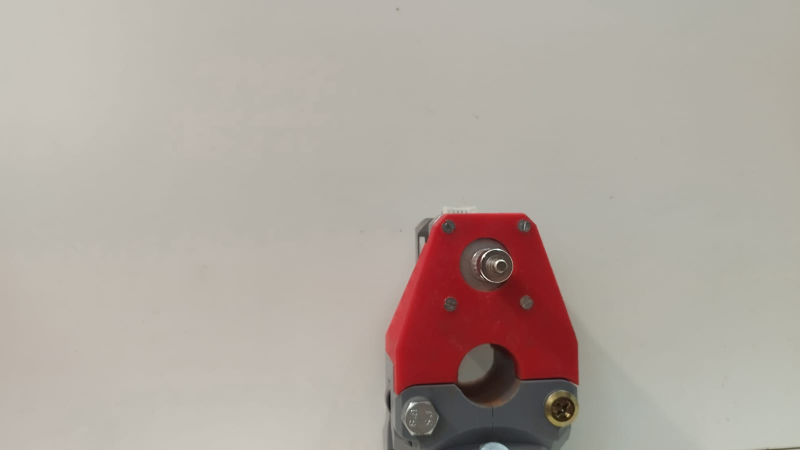
#> input picture im_i.jpg, 1600 x 900 px (shown at 1/2 size)
$ python unit_tests_v3_mala.py
#> lines starting #> are read from the running program, lines starting #| are printed output that depends on the picture
import numpy as np
import cv2
import matplotlib.pyplot as plt
import sys
import random
from scipy.linalg import rq

# [18 lines left out: function krt_descomposition, not called in this run]

def reconstruir_P(K, R, t):
    return K @ np.hstack((R, t[:,-1].reshape(-1, 1)))

def correspendencias(img_l,img_d):
    # Creamos un SIFT detector
    sift = cv2.SIFT_create()
    # Detectamos los puntos clave
    puntos_clave_cv_l, descriptores_l = sift.detectAndCompute(img_l, None)
    puntos_clave_cv_d, descriptores_d = sift.detectAndCompute(img_d, None)
    puntos_clave_l = np.array([kp.pt for kp in puntos_clave_cv_l], dtype=np.float32)
    puntos_clave_d = np.array([kp.pt for kp in puntos_clave_cv_d], dtype=np.float32)
    # Dibujamos los puntos clave en la imagen
    img_puntos_clave_l = cv2.drawKeypoints(
        img_l, puntos_clave_cv_l, None,
        flags = cv2.DRAW_MATCHES_FLAGS_DRAW_RICH_KEYPOINTS
    )
    img_puntos_clave_d = cv2.drawKeypoints(
        img_d, puntos_clave_cv_d, None,
        flags = cv2.DRAW_MATCHES_FLAGS_DRAW_RICH_KEYPOINTS
    )
    return puntos_clave_l, puntos_clave_d, img_puntos_clave_l, img_puntos_clave_d

def plot_correspondencias(img_puntos_clave_l, img_puntos_clave_d):
    plt.figure(figsize=(12, 6))
    plt.subplot(1, 2, 1)
    plt.title("SIFT puntos clave img_l")
    plt.imshow(cv2.cvtColor(img_puntos_clave_l, cv2.COLOR_BGR2RGB))
    plt.axis('off')
    plt.subplot(1, 2, 2)
    plt.title("SIFT puntos clave img_d")
    plt.imshow(cv2.cvtColor(img_puntos_clave_d, cv2.COLOR_BGR2RGB))
    plt.axis('off')
    plt.tight_layout()
    plt.show()

# [340 lines left out: functions normalizar_puntos, sampson_error, ransac, krt_decomposition_fusiello, dibujar_lineas_epipolares, rectificacion_calibrada and 5 more, not called in this run]

def main_menu():
    # Carga imágenes
    img_l = cv2.imread('im_i.jpg')
#> img_l is the input picture: shape (900, 1600, 3); mean B, G, R 159.1, 167, 177.2
    img_r = cv2.imread('im_d.jpg')
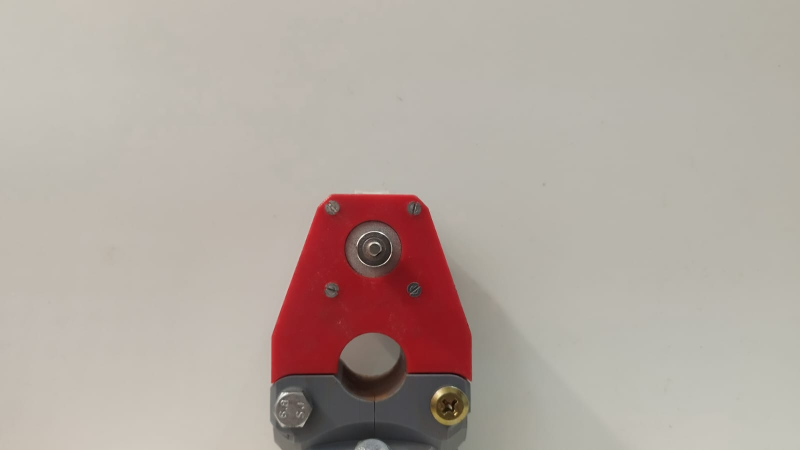
#> input picture im_d.jpg, 1600 x 900 px (shown at 1/2 size)
#> img_r is the input picture: shape (900, 1600, 3); mean B, G, R 160.1, 167.8, 179.6
    if img_l is None or img_r is None:
        print("No se pudieron cargar las imágenes. Verifica las rutas y nombres.")
        return

    # Matriz de calibración de ejemplo (ajusta según tu cámara)
    K = np.array([
        [1541.24, 0, 993.53],
        [0, 1538.17, 757.98],
        [0, 0, 1]
    ])

    puntos_l = puntos_r = img_puntos_l = img_puntos_r = None
    F = E = None
    inliers = None
    puntos_l_inliers = puntos_r_inliers = None
    R = t = Hl = Hr = None

    while True:
        print("\n--- MENÚ ---")
        print("1. Mostrar correspondencias SIFT")
        print("2. Calcular y mostrar la matriz fundamental y líneas epipolares")
        print("3. Calcular y mostrar la matriz esencial")
        print("4. Rectificación estereoscópica y visualización")
        print("5. Clicar y mostrar línea epipolar (F)")
        print("6. Clicar y mostrar línea epipolar (E)")
        print("7. Salir")
        opcion = input("Elige una opción: ")

        if opcion == "1":
            puntos_l, puntos_r, img_puntos_l, img_puntos_r = correspendencias(img_l, img_r)
            plot_correspondencias(img_puntos_l, img_puntos_r)

        elif opcion == "2":
            if puntos_l is None or puntos_r is None:
                print("Primero debes obtener las correspondencias (opción 1).")
                continue
            F, inliers = ransac(puntos_l, puntos_r, iter=5000, t=1.0)
            print("Matriz Fundamental F:\n", F)
            puntos_l_inliers = np.array([p[0] for p in inliers])
            puntos_r_inliers = np.array([p[1] for p in inliers])
            dibujar_lineas_epipolares(img_l, img_r, F, puntos_l_inliers, puntos_r_inliers, num=10)

        elif opcion == "3":
            if F is None or puntos_l_inliers is None or puntos_r_inliers is None:
                print("Primero debes calcular la matriz fundamental (opción 2).")
                continue
            E = K.T @ F @ K
            print("Matriz Esencial E:\n", E)

        elif opcion == "4":
            if F is None or puntos_l_inliers is None or puntos_r_inliers is None:
                print("Primero debes calcular la matriz fundamental (opción 2).")
                continue
            # Calcula la homografía de rectificación epipolar para la imagen derecha
            H2 = homografia_rectificacion_epipolar(F, img_r.shape)
            H1 = np.eye(3)  # Para la izquierda, puedes usar la identidad
            mostrar_rectificacion(img_l, img_r, H1, H2)

        elif opcion == "5":
            if F is None or puntos_l_inliers is None or puntos_r_inliers is None:
                print("Primero debes calcular la matriz fundamental (opción 2).")
                continue
            click_epipolar(img_l, img_r, F, puntos_l_inliers, puntos_r_inliers, modo='F', lado='izq')

        elif opcion == "6":
            if F is None or puntos_l_inliers is None or puntos_r_inliers is None:
                print("Primero debes calcular la matriz fundamental (opción 2).")
                continue
            click_epipolar(img_r, img_l, F, puntos_r_inliers, puntos_l_inliers, modo='F', lado='der')

        elif opcion == "7":
            if E is None or puntos_l_inliers is None or puntos_r_inliers is None:
                print("Primero debes calcular la matriz esencial (opción 3).")
                continue
            click_epipolar(img_l, img_r, E, puntos_l_inliers, puntos_r_inliers, modo='E', lado='izq')

        elif opcion == "8":
            print("Saliendo...")
            break
        else:
            print("Opción no válida. Intenta de nuevo.")
#> this loop made 7 passes; the answer given on pass 1: 1
#> pass 1, in plot_correspondencias, `plt.show()`:
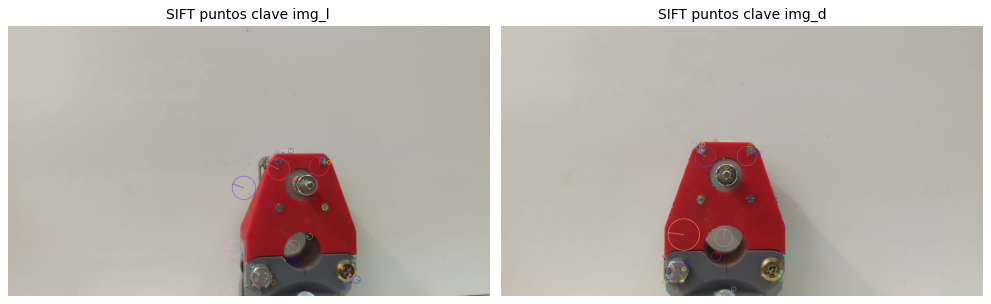
#> figure drawn by matplotlib, 2 panels

if __name__ == "__main__":
#> (the run stopped early here; a loop or call above may not have finished)
